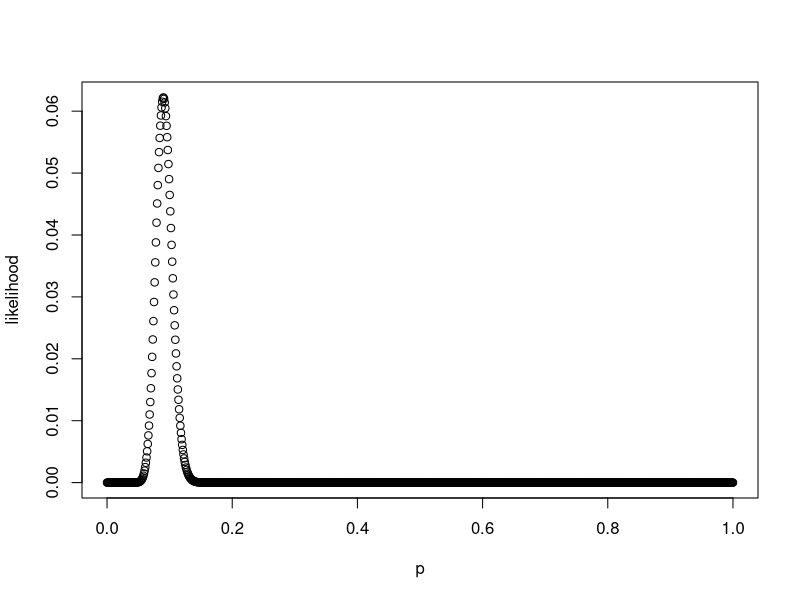
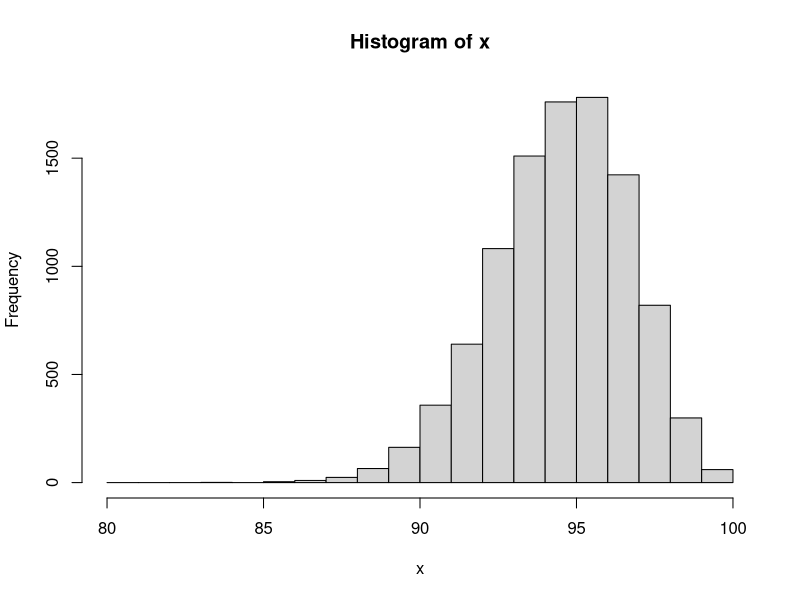
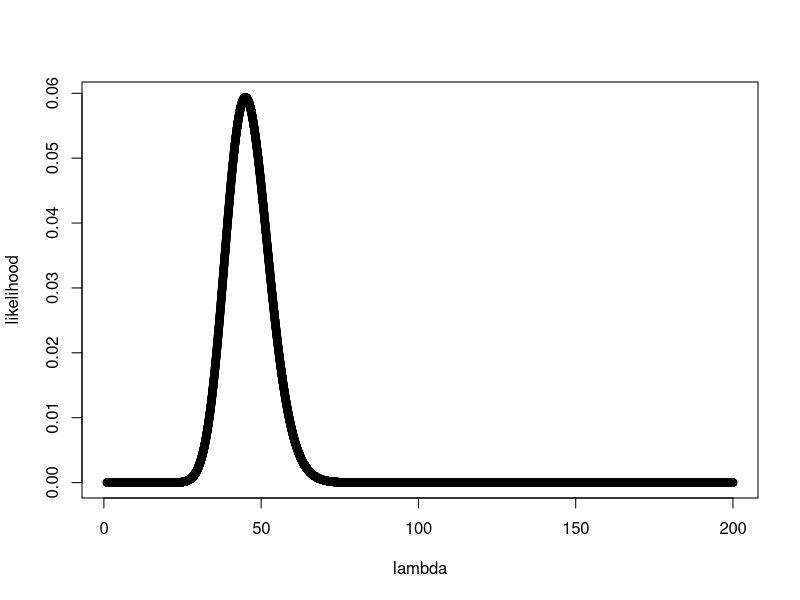
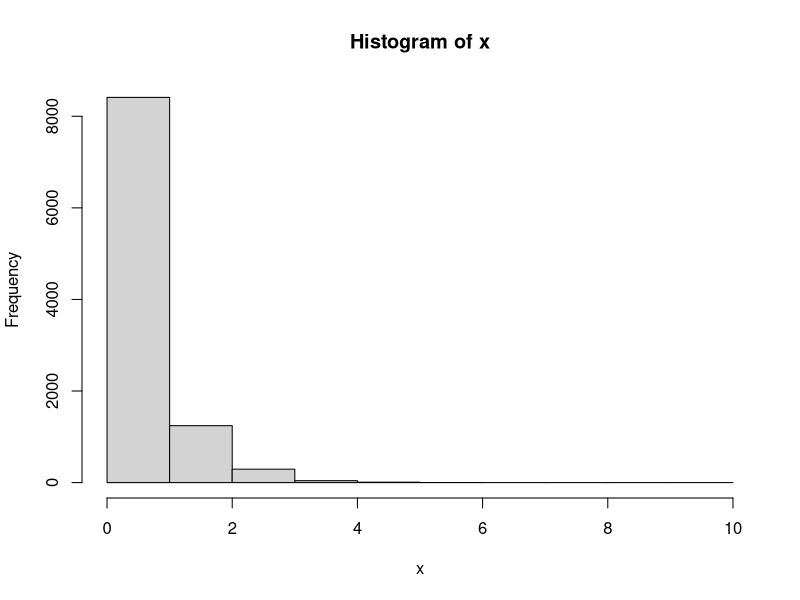
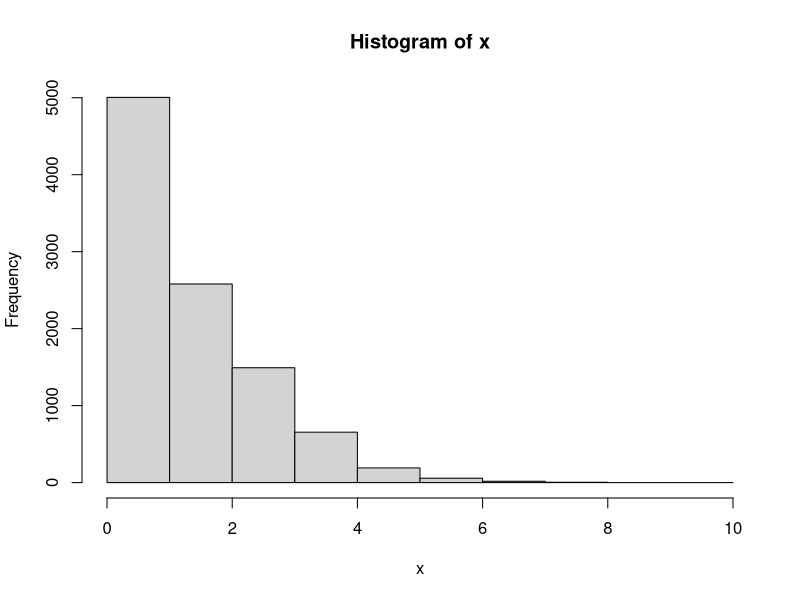
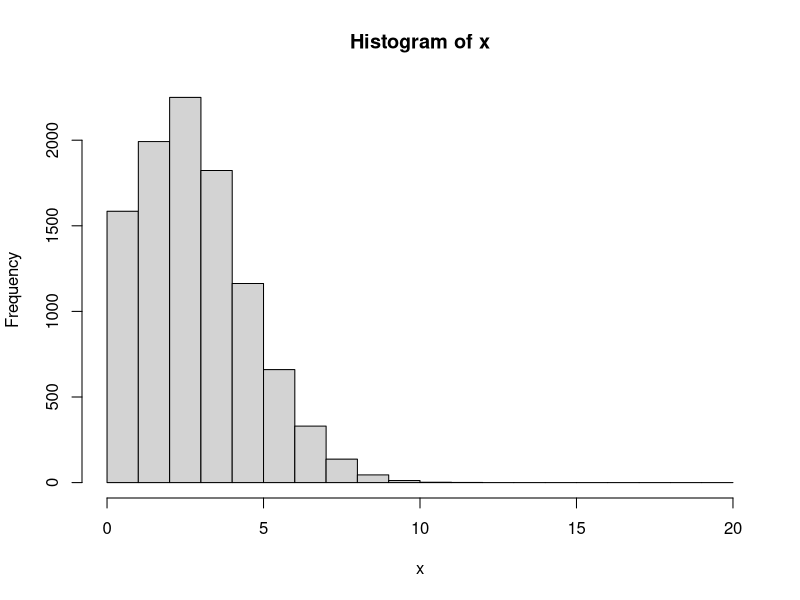
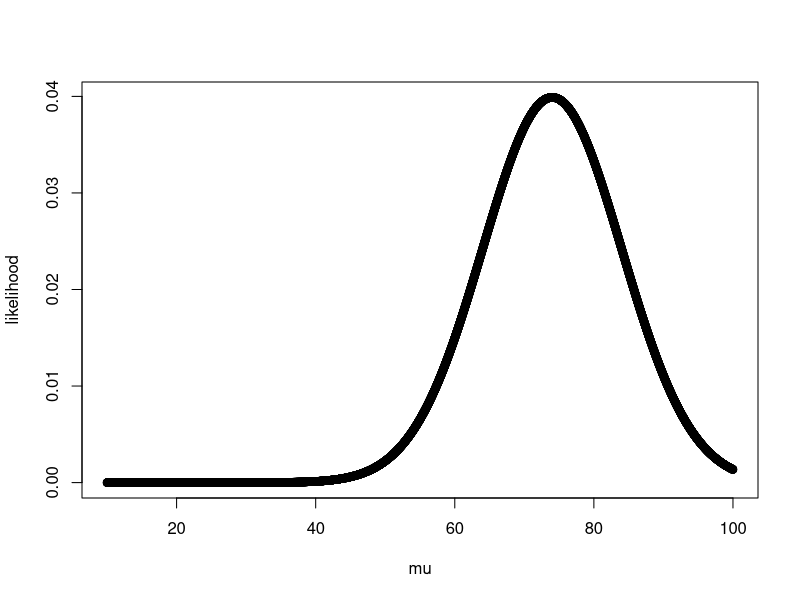
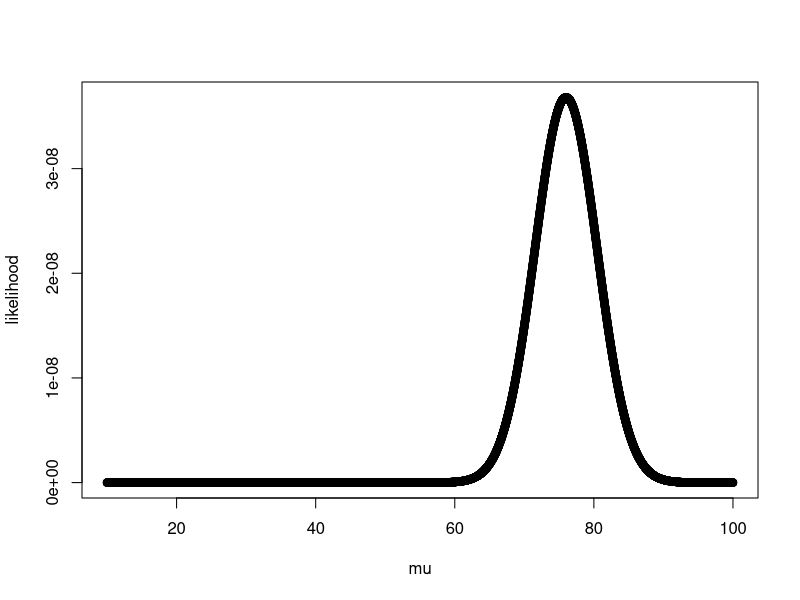

Here is the R script that generated these plots, in order:

#######################################
# Binomial distribution
#######################################


## Probability density/value of obtaining x successes out of n bernoulli trials 

dbinom(x=10,size=100,prob=0.95)

## Likelihood function
x <- 45
n <- 500
p <- seq(from=0,to=1,length=1000)
likelihood <- dbinom(x=x,size=n,prob = p)
plot(p,likelihood)

## Probability of an event that the outcome occurs between 0 and q

pbinom(q=740,size=1000,prob=0.95)

## Generate n random values for the random variable X 
## which has a Binomial distribution with underlying prob of success p

x <- rbinom(10000,size=100,prob=0.95)
hist(x,breaks=80:100)



#######################################
# Poisson distribution
#######################################


## Probability density/value of obtaining x occurrences of something given the underlying rate is lambda 

dpois(x=74,lambda=50)
dpois(x=55,lambda=50)
dpois(x=200,lambda=50)

## Likelihood function
x <- 55
lambda <- seq(from=1, to=200,length=10000)
likelihood <- dpois(x=45,lambda=lambda)
plot(lambda,likelihood)


## Probability of an event that the outcome occurs between 0 and q
ppois(q=74,lambda=50)

## Generate n random values for the random variable X 
## which has a Poisson distribution with underlying rate lambda

rpois(n=1,lambda=50)
rpois(n=10,lambda=0.3)

x <- rpois(n=10000,lambda=0.7)
hist(x,breaks=0:10)

mean(x)

x <- rpois(n=10000,lambda=1.7)
hist(x,breaks=0:10)

x <- rpois(n=10000,lambda=3.3)
hist(x,breaks=0:20)


#######################################
# Normal distribution
#######################################


## Probability density of obtaining a value x when the mean is 'mean' and standard deviation is 'sd'

dnorm(x=74,mean=50,sd=10)

## Likelihood of obtaining a value 74
x <- 74
sd <- 10
mu <- seq(from=10,to=100,length=10000)
likelihood <- dnorm(x=x,mean=mu,sd=sd)
plot(mu,likelihood)

## Joint-likelihood of obtaining the values 74, 78, 79, 84, 65 in 5 trials
x <- c(74, 78, 79, 84, 65)
sd <- 10
mu < 55
prod(dnorm(x=x,mean=55,sd=10))

## Joint-likelihood graph
mu <- seq(from=10,to=100,length=10000)
likelihood <- rep(NA,10000)
for(i in 1:10000){
  likelihood[i] <- prod(dnorm(x=x,mean=mu[i],sd=sd))
}

plot(mu,likelihood)
mean(x)


## Probability of an event that the outcome occurs between 0 and q
## Area under the probability density function curve between 0 and q

pnorm(q=74,mean=50,sd=10)

## the above value is also called a cumulative density.

## Generate n random values for the random variable X 
## which has a normal distribution

rnorm(n=5,mean=50,sd=10)
rnorm(n=5,mean=50,sd=20)
rnorm(n=5,mean=100,sd=10)

x <- rnorm(n=10000,mean=50,sd=10)
hist(x)


x <- rnorm(n=10000,mean=50,sd=20)
hist(x)

x <- rnorm(n=10000,mean=100,sd=10)
hist(x)


#######################################
# Beta distribution
#######################################

## Probability density of obtaining a value x when the shape1 parameter is alpha and shape2 parameter is 'beta'

dbeta(x=0.3,shape1 = 1,shape2 = 1)
dbeta(x=0.3,shape1 = 1,shape2 = 2)
dbeta(x=0.3,shape1 = 2,shape2 = 2)
dbeta(x=0.3,shape1 = 10,shape2 = 10)

## Probability of an event that the outcome occurs between 0 and q

pbeta(q=0.3,shape1 = 10,shape2 = 10)

## Generate n random values for the random variable X 
## which has a beta distribution

rbeta(n=5,shape1 = 2,shape2 = 2)
rbeta(n=5,shape1 = 20,shape2 = 20)
rbeta(n=5,shape1 = 200,shape2 = 200)

# MEAN: a/(a+b), MODE: (a-1)/(a+b-2)

x <- rbeta(n=1000,shape1=1,shape2=1)
hist(x)

x <- rbeta(n=10000,shape1=2,shape2=2)
hist(x)

x <- rbeta(n=10000,shape1=20,shape2=20)
hist(x)

x <- rbeta(n=10000,shape1=200,shape2=200)
hist(x)

x <- rbeta(n=10000,shape1=200,shape2=400)
hist(x)

x <- rbeta(n=10000,shape1=8,shape2=2)
hist(x)

p <- rbeta(n=10000,shape1=800,shape2=200)
hist(p)


#########################################

xsim <- rnorm(10000,mean = 5, sd = 0)
hist(xsim)

# data: sample of 5 heights from the population
xobs <- rnorm(1000,5.5,0.3)

mu <- sample(seq(from=4.5,to=6.5,length=10000))
sigma <- 0.3

nsamp <- 10000
lkl <- rep(NA,nsamp)
for(i in 1:nsamp){
  lkl[i] <- prod(dnorm(xobs,mean=mu[i],sd=sigma))
}

df.lkl <- data.frame(mu=mu,sigma=sigma,lkl=lkl)

library(ggplot2)

ggplot(df.lkl,aes(x=mu,y=lkl))+
  geom_point()
########################################

xsim <- rbeta(10000,6,2)
hist(xsim)

xsim <- rbeta(10000,200,200)
hist(xsim)

p <- rbeta(10000,160,40)
hist(p)








